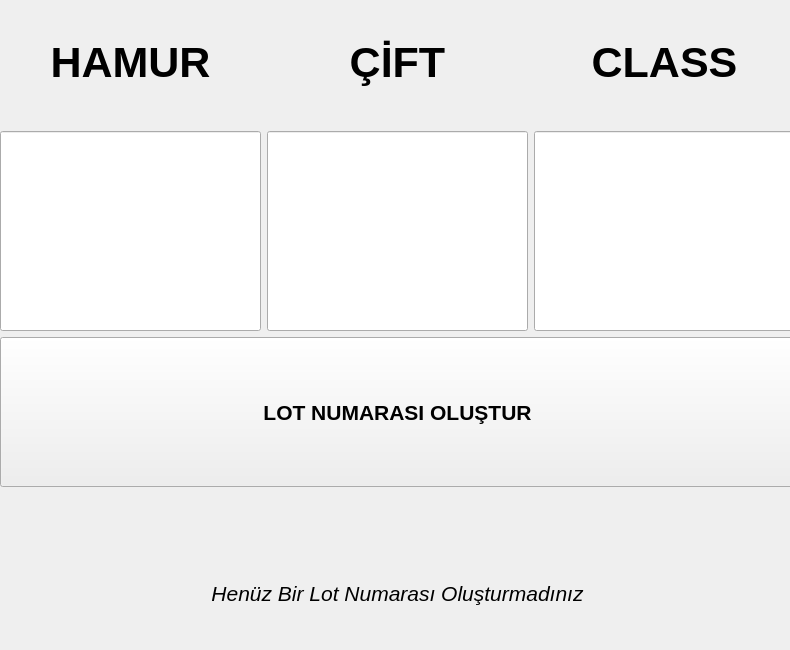
<?xml version="1.0" encoding="UTF-8"?>
<ui version="4.0">
 <class>LotNumaraMain</class>
 <widget class="QMainWindow" name="LotNumaraMain">
  <property name="geometry">
   <rect>
    <x>0</x>
    <y>0</y>
    <width>790</width>
    <height>650</height>
   </rect>
  </property>
  <property name="sizePolicy">
   <sizepolicy hsizetype="Fixed" vsizetype="Fixed">
    <horstretch>0</horstretch>
    <verstretch>0</verstretch>
   </sizepolicy>
  </property>
  <property name="minimumSize">
   <size>
    <width>790</width>
    <height>650</height>
   </size>
  </property>
  <property name="maximumSize">
   <size>
    <width>790</width>
    <height>650</height>
   </size>
  </property>
  <property name="windowTitle">
   <string>Lot Numarası Oluştur</string>
  </property>
  <widget class="QWidget" name="centralwidget">
   <widget class="QWidget" name="verticalLayoutWidget">
    <property name="geometry">
     <rect>
      <x>0</x>
      <y>0</y>
      <width>795</width>
      <height>693</height>
     </rect>
    </property>
    <layout class="QVBoxLayout" name="verticalLayout">
     <item>
      <layout class="QHBoxLayout" name="horizontalLayout">
       <item>
        <layout class="QVBoxLayout" name="verticalLayout_2">
         <item>
          <widget class="QLabel" name="hamurLabel">
           <property name="font">
            <font>
             <pointsize>32</pointsize>
             <weight>75</weight>
             <bold>true</bold>
            </font>
           </property>
           <property name="text">
            <string>HAMUR</string>
           </property>
           <property name="alignment">
            <set>Qt::AlignCenter</set>
           </property>
          </widget>
         </item>
         <item>
          <widget class="QLineEdit" name="lineEdit">
           <property name="sizePolicy">
            <sizepolicy hsizetype="Fixed" vsizetype="Fixed">
             <horstretch>0</horstretch>
             <verstretch>0</verstretch>
            </sizepolicy>
           </property>
           <property name="minimumSize">
            <size>
             <width>255</width>
             <height>200</height>
            </size>
           </property>
           <property name="font">
            <font>
             <pointsize>32</pointsize>
             <weight>75</weight>
             <bold>true</bold>
            </font>
           </property>
           <property name="alignment">
            <set>Qt::AlignCenter</set>
           </property>
          </widget>
         </item>
        </layout>
       </item>
       <item>
        <layout class="QVBoxLayout" name="verticalLayout_3">
         <item>
          <layout class="QVBoxLayout" name="verticalLayout_4">
           <item>
            <widget class="QLabel" name="label_5">
             <property name="font">
              <font>
               <pointsize>32</pointsize>
               <weight>75</weight>
               <bold>true</bold>
              </font>
             </property>
             <property name="text">
              <string>ÇİFT</string>
             </property>
             <property name="alignment">
              <set>Qt::AlignCenter</set>
             </property>
            </widget>
           </item>
           <item>
            <widget class="QLineEdit" name="lineEdit_2">
             <property name="sizePolicy">
              <sizepolicy hsizetype="Fixed" vsizetype="Fixed">
               <horstretch>0</horstretch>
               <verstretch>0</verstretch>
              </sizepolicy>
             </property>
             <property name="minimumSize">
              <size>
               <width>255</width>
               <height>200</height>
              </size>
             </property>
             <property name="font">
              <font>
               <pointsize>32</pointsize>
               <weight>75</weight>
               <bold>true</bold>
              </font>
             </property>
             <property name="alignment">
              <set>Qt::AlignCenter</set>
             </property>
            </widget>
           </item>
          </layout>
         </item>
        </layout>
       </item>
       <item>
        <layout class="QVBoxLayout" name="verticalLayout_5">
         <item>
          <widget class="QLabel" name="class_label">
           <property name="font">
            <font>
             <pointsize>32</pointsize>
             <weight>75</weight>
             <bold>true</bold>
            </font>
           </property>
           <property name="text">
            <string>CLASS</string>
           </property>
           <property name="alignment">
            <set>Qt::AlignCenter</set>
           </property>
          </widget>
         </item>
         <item>
          <widget class="QLineEdit" name="lineEdit_3">
           <property name="sizePolicy">
            <sizepolicy hsizetype="Fixed" vsizetype="Fixed">
             <horstretch>0</horstretch>
             <verstretch>0</verstretch>
            </sizepolicy>
           </property>
           <property name="minimumSize">
            <size>
             <width>255</width>
             <height>200</height>
            </size>
           </property>
           <property name="font">
            <font>
             <pointsize>32</pointsize>
             <weight>75</weight>
             <bold>true</bold>
            </font>
           </property>
           <property name="alignment">
            <set>Qt::AlignCenter</set>
           </property>
          </widget>
         </item>
        </layout>
       </item>
      </layout>
     </item>
     <item>
      <widget class="QPushButton" name="pushButton">
       <property name="minimumSize">
        <size>
         <width>0</width>
         <height>150</height>
        </size>
       </property>
       <property name="font">
        <font>
         <pointsize>16</pointsize>
         <weight>75</weight>
         <bold>true</bold>
        </font>
       </property>
       <property name="text">
        <string>LOT NUMARASI OLUŞTUR</string>
       </property>
      </widget>
     </item>
     <item>
      <widget class="QLabel" name="bilgiLabel">
       <property name="minimumSize">
        <size>
         <width>0</width>
         <height>200</height>
        </size>
       </property>
       <property name="maximumSize">
        <size>
         <width>16777215</width>
         <height>200</height>
        </size>
       </property>
       <property name="font">
        <font>
         <pointsize>16</pointsize>
         <italic>true</italic>
        </font>
       </property>
       <property name="text">
        <string>Henüz Bir Lot Numarası Oluşturmadınız</string>
       </property>
       <property name="alignment">
        <set>Qt::AlignCenter</set>
       </property>
      </widget>
     </item>
    </layout>
   </widget>
  </widget>
 </widget>
 <resources/>
 <connections/>
</ui>
